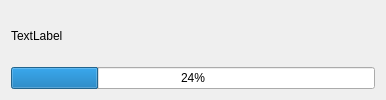
<?xml version="1.0" encoding="UTF-8"?>
<ui version="4.0">
 <class>ProgressShowDialog</class>
 <widget class="QDialog" name="ProgressShowDialog">
  <property name="geometry">
   <rect>
    <x>0</x>
    <y>0</y>
    <width>386</width>
    <height>100</height>
   </rect>
  </property>
  <property name="windowTitle">
   <string>Dialog</string>
  </property>
  <layout class="QVBoxLayout" name="verticalLayout">
   <item>
    <widget class="QLabel" name="label">
     <property name="text">
      <string>TextLabel</string>
     </property>
    </widget>
   </item>
   <item>
    <widget class="QProgressBar" name="progressBar">
     <property name="value">
      <number>24</number>
     </property>
    </widget>
   </item>
  </layout>
 </widget>
 <resources/>
 <connections/>
</ui>
